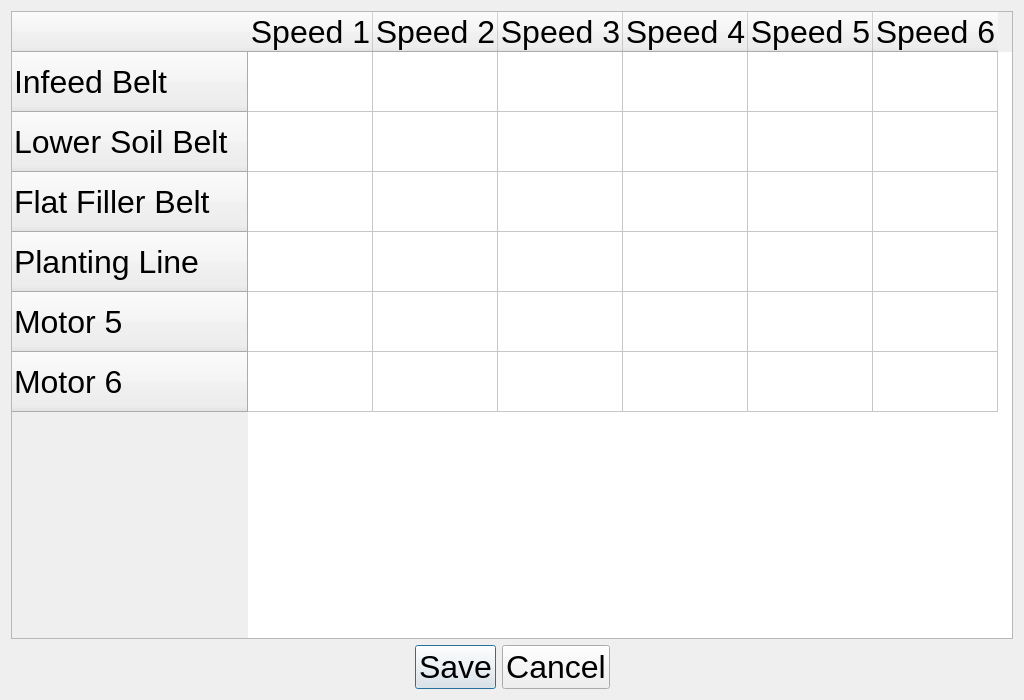
<?xml version="1.0" encoding="UTF-8"?>
<ui version="4.0">
 <class>MotorFactors</class>
 <widget class="QDialog" name="MotorFactors">
  <property name="geometry">
   <rect>
    <x>0</x>
    <y>0</y>
    <width>1024</width>
    <height>700</height>
   </rect>
  </property>
  <property name="maximumSize">
   <size>
    <width>16777215</width>
    <height>700</height>
   </size>
  </property>
  <property name="font">
   <font>
    <pointsize>24</pointsize>
   </font>
  </property>
  <property name="windowTitle">
   <string>Motor Speed Calibration Factors</string>
  </property>
  <layout class="QVBoxLayout" name="verticalLayout_2">
   <item>
    <layout class="QVBoxLayout" name="verticalLayout">
     <item>
      <widget class="QTableWidget" name="tableWidget">
       <property name="sizeAdjustPolicy">
        <enum>QAbstractScrollArea::SizeAdjustPolicy::AdjustToContents</enum>
       </property>
       <property name="selectionMode">
        <enum>QAbstractItemView::SelectionMode::SingleSelection</enum>
       </property>
       <property name="rowCount">
        <number>6</number>
       </property>
       <property name="columnCount">
        <number>6</number>
       </property>
       <attribute name="horizontalHeaderCascadingSectionResizes">
        <bool>false</bool>
       </attribute>
       <attribute name="horizontalHeaderDefaultSectionSize">
        <number>125</number>
       </attribute>
       <attribute name="horizontalHeaderStretchLastSection">
        <bool>false</bool>
       </attribute>
       <attribute name="verticalHeaderDefaultSectionSize">
        <number>60</number>
       </attribute>
       <row>
        <property name="text">
         <string>Infeed Belt</string>
        </property>
       </row>
       <row>
        <property name="text">
         <string>Lower Soil Belt</string>
        </property>
       </row>
       <row>
        <property name="text">
         <string>Flat Filler Belt</string>
        </property>
       </row>
       <row>
        <property name="text">
         <string>Planting Line</string>
        </property>
       </row>
       <row>
        <property name="text">
         <string>Motor 5</string>
        </property>
       </row>
       <row>
        <property name="text">
         <string>Motor 6</string>
        </property>
       </row>
       <column>
        <property name="text">
         <string>Speed 1</string>
        </property>
       </column>
       <column>
        <property name="text">
         <string>Speed 2</string>
        </property>
       </column>
       <column>
        <property name="text">
         <string>Speed 3</string>
        </property>
       </column>
       <column>
        <property name="text">
         <string>Speed 4</string>
        </property>
       </column>
       <column>
        <property name="text">
         <string>Speed 5</string>
        </property>
       </column>
       <column>
        <property name="text">
         <string>Speed 6</string>
        </property>
       </column>
      </widget>
     </item>
     <item>
      <widget class="QDialogButtonBox" name="buttonBox">
       <property name="orientation">
        <enum>Qt::Orientation::Horizontal</enum>
       </property>
       <property name="standardButtons">
        <set>QDialogButtonBox::StandardButton::Cancel|QDialogButtonBox::StandardButton::Save</set>
       </property>
       <property name="centerButtons">
        <bool>true</bool>
       </property>
      </widget>
     </item>
    </layout>
   </item>
  </layout>
 </widget>
 <resources/>
 <connections>
  <connection>
   <sender>buttonBox</sender>
   <signal>accepted()</signal>
   <receiver>MotorFactors</receiver>
   <slot>accept()</slot>
   <hints>
    <hint type="sourcelabel">
     <x>248</x>
     <y>254</y>
    </hint>
    <hint type="destinationlabel">
     <x>157</x>
     <y>274</y>
    </hint>
   </hints>
  </connection>
  <connection>
   <sender>buttonBox</sender>
   <signal>rejected()</signal>
   <receiver>MotorFactors</receiver>
   <slot>reject()</slot>
   <hints>
    <hint type="sourcelabel">
     <x>316</x>
     <y>260</y>
    </hint>
    <hint type="destinationlabel">
     <x>286</x>
     <y>274</y>
    </hint>
   </hints>
  </connection>
 </connections>
</ui>
